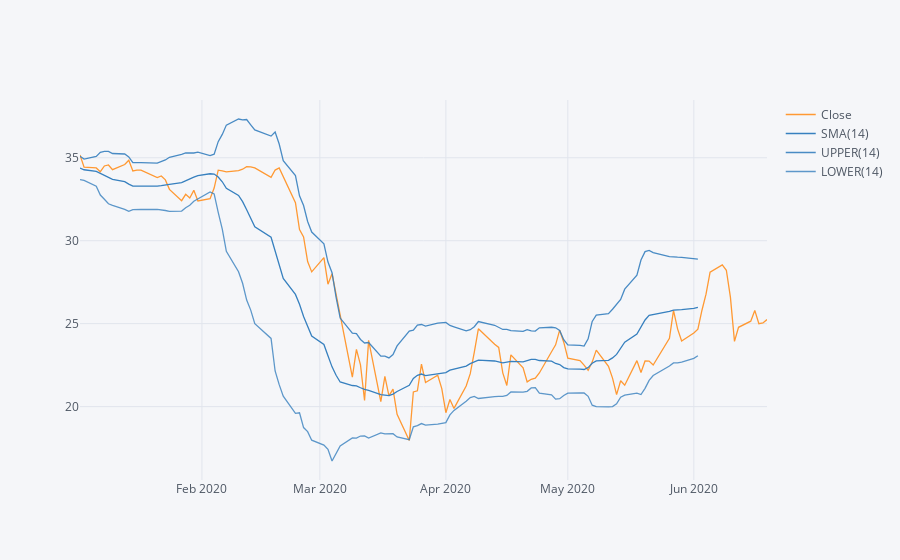

Notebook source saved alongside this figure:
### Markdown cell above
** Use .ta_plot(study='boll') to create a Bollinger Band Plot for Bank of America for the year 2015. **

### Code cell
BAC['Close'].loc['2020'].ta_plot(study='boll',title='Bollinger Band Plot')
plt.show()
